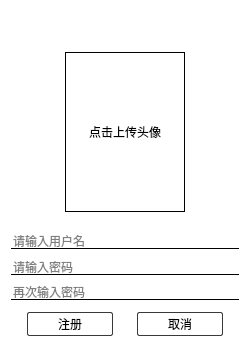
<?xml version="1.0" encoding="UTF-8"?>
<ui version="4.0">
 <class>CRegisterWnd</class>
 <widget class="QWidget" name="CRegisterWnd">
  <property name="geometry">
   <rect>
    <x>0</x>
    <y>0</y>
    <width>250</width>
    <height>344</height>
   </rect>
  </property>
  <property name="windowTitle">
   <string>注册</string>
  </property>
  <property name="styleSheet">
   <string notr="true">#CRegisterWnd,
#widget_image
{
    background: #FFFFFF;
}

#label_image
{
    border : 1px solid #000000;
}

#label_separation1,
#label_separation2,
#label_separation3
{
    border : 1px solid #000000;
}

#lineEdit_userName,
#lineEdit_userPwd,
#lineEdit_userPwdConfirm
{
    border: null;
}

#pushButton_cancle,
#pushButton_register
{
    opacity: 0.2;
    border: 1px solid #38393C;
    border-radius: 2px;
}</string>
  </property>
  <layout class="QVBoxLayout" name="verticalLayout">
   <property name="spacing">
    <number>0</number>
   </property>
   <property name="topMargin">
    <number>0</number>
   </property>
   <property name="bottomMargin">
    <number>8</number>
   </property>
   <item>
    <widget class="QWidget" name="widget_title" native="true">
     <property name="minimumSize">
      <size>
       <width>0</width>
       <height>32</height>
      </size>
     </property>
     <property name="maximumSize">
      <size>
       <width>16777215</width>
       <height>32</height>
      </size>
     </property>
    </widget>
   </item>
   <item>
    <widget class="QWidget" name="widget_body" native="true">
     <property name="minimumSize">
      <size>
       <width>0</width>
       <height>280</height>
      </size>
     </property>
     <layout class="QVBoxLayout" name="verticalLayout_2">
      <property name="spacing">
       <number>0</number>
      </property>
      <property name="leftMargin">
       <number>0</number>
      </property>
      <property name="topMargin">
       <number>0</number>
      </property>
      <property name="rightMargin">
       <number>0</number>
      </property>
      <property name="bottomMargin">
       <number>0</number>
      </property>
      <item>
       <widget class="QWidget" name="widget_image" native="true">
        <layout class="QGridLayout" name="gridLayout">
         <property name="leftMargin">
          <number>0</number>
         </property>
         <property name="topMargin">
          <number>0</number>
         </property>
         <property name="rightMargin">
          <number>0</number>
         </property>
         <property name="bottomMargin">
          <number>0</number>
         </property>
         <property name="spacing">
          <number>0</number>
         </property>
         <item row="1" column="2">
          <spacer name="horizontalSpacer">
           <property name="orientation">
            <enum>Qt::Horizontal</enum>
           </property>
           <property name="sizeHint" stdset="0">
            <size>
             <width>62</width>
             <height>20</height>
            </size>
           </property>
          </spacer>
         </item>
         <item row="2" column="1">
          <spacer name="verticalSpacer">
           <property name="orientation">
            <enum>Qt::Vertical</enum>
           </property>
           <property name="sizeType">
            <enum>QSizePolicy::Maximum</enum>
           </property>
           <property name="sizeHint" stdset="0">
            <size>
             <width>20</width>
             <height>16</height>
            </size>
           </property>
          </spacer>
         </item>
         <item row="0" column="1">
          <spacer name="verticalSpacer_2">
           <property name="orientation">
            <enum>Qt::Vertical</enum>
           </property>
           <property name="sizeType">
            <enum>QSizePolicy::Maximum</enum>
           </property>
           <property name="sizeHint" stdset="0">
            <size>
             <width>20</width>
             <height>16</height>
            </size>
           </property>
          </spacer>
         </item>
         <item row="1" column="0">
          <spacer name="horizontalSpacer_2">
           <property name="orientation">
            <enum>Qt::Horizontal</enum>
           </property>
           <property name="sizeHint" stdset="0">
            <size>
             <width>62</width>
             <height>20</height>
            </size>
           </property>
          </spacer>
         </item>
         <item row="1" column="1">
          <widget class="QLabel" name="label_image">
           <property name="minimumSize">
            <size>
             <width>120</width>
             <height>160</height>
            </size>
           </property>
           <property name="maximumSize">
            <size>
             <width>120</width>
             <height>160</height>
            </size>
           </property>
           <property name="text">
            <string>点击上传头像</string>
           </property>
           <property name="scaledContents">
            <bool>true</bool>
           </property>
           <property name="alignment">
            <set>Qt::AlignCenter</set>
           </property>
          </widget>
         </item>
        </layout>
       </widget>
      </item>
      <item>
       <widget class="QLineEdit" name="lineEdit_userName">
        <property name="placeholderText">
         <string>请输入用户名</string>
        </property>
       </widget>
      </item>
      <item>
       <widget class="QLabel" name="label_separation1">
        <property name="maximumSize">
         <size>
          <width>16777215</width>
          <height>1</height>
         </size>
        </property>
        <property name="text">
         <string/>
        </property>
       </widget>
      </item>
      <item>
       <spacer name="verticalSpacer_3">
        <property name="orientation">
         <enum>Qt::Vertical</enum>
        </property>
        <property name="sizeType">
         <enum>QSizePolicy::Minimum</enum>
        </property>
        <property name="sizeHint" stdset="0">
         <size>
          <width>20</width>
          <height>9</height>
         </size>
        </property>
       </spacer>
      </item>
      <item>
       <widget class="QLineEdit" name="lineEdit_userPwd">
        <property name="echoMode">
         <enum>QLineEdit::Password</enum>
        </property>
        <property name="placeholderText">
         <string>请输入密码</string>
        </property>
       </widget>
      </item>
      <item>
       <widget class="QLabel" name="label_separation2">
        <property name="maximumSize">
         <size>
          <width>16777215</width>
          <height>1</height>
         </size>
        </property>
        <property name="text">
         <string/>
        </property>
       </widget>
      </item>
      <item>
       <spacer name="verticalSpacer_4">
        <property name="orientation">
         <enum>Qt::Vertical</enum>
        </property>
        <property name="sizeType">
         <enum>QSizePolicy::Minimum</enum>
        </property>
        <property name="sizeHint" stdset="0">
         <size>
          <width>20</width>
          <height>8</height>
         </size>
        </property>
       </spacer>
      </item>
      <item>
       <widget class="QLineEdit" name="lineEdit_userPwdConfirm">
        <property name="echoMode">
         <enum>QLineEdit::Password</enum>
        </property>
        <property name="placeholderText">
         <string>再次输入密码</string>
        </property>
       </widget>
      </item>
      <item>
       <widget class="QLabel" name="label_separation3">
        <property name="maximumSize">
         <size>
          <width>16777215</width>
          <height>1</height>
         </size>
        </property>
        <property name="text">
         <string/>
        </property>
       </widget>
      </item>
      <item>
       <spacer name="verticalSpacer_5">
        <property name="orientation">
         <enum>Qt::Vertical</enum>
        </property>
        <property name="sizeType">
         <enum>QSizePolicy::Minimum</enum>
        </property>
        <property name="sizeHint" stdset="0">
         <size>
          <width>20</width>
          <height>12</height>
         </size>
        </property>
       </spacer>
      </item>
     </layout>
    </widget>
   </item>
   <item>
    <widget class="QWidget" name="widget_bottom" native="true">
     <property name="minimumSize">
      <size>
       <width>0</width>
       <height>24</height>
      </size>
     </property>
     <property name="maximumSize">
      <size>
       <width>16777215</width>
       <height>24</height>
      </size>
     </property>
     <layout class="QHBoxLayout" name="horizontalLayout">
      <property name="spacing">
       <number>24</number>
      </property>
      <property name="leftMargin">
       <number>16</number>
      </property>
      <property name="topMargin">
       <number>0</number>
      </property>
      <property name="rightMargin">
       <number>16</number>
      </property>
      <property name="bottomMargin">
       <number>0</number>
      </property>
      <item>
       <widget class="QPushButton" name="pushButton_register">
        <property name="sizePolicy">
         <sizepolicy hsizetype="Minimum" vsizetype="Preferred">
          <horstretch>0</horstretch>
          <verstretch>0</verstretch>
         </sizepolicy>
        </property>
        <property name="text">
         <string>注册</string>
        </property>
       </widget>
      </item>
      <item>
       <widget class="QPushButton" name="pushButton_cancle">
        <property name="sizePolicy">
         <sizepolicy hsizetype="Minimum" vsizetype="Preferred">
          <horstretch>0</horstretch>
          <verstretch>0</verstretch>
         </sizepolicy>
        </property>
        <property name="text">
         <string>取消</string>
        </property>
       </widget>
      </item>
     </layout>
    </widget>
   </item>
  </layout>
 </widget>
 <resources/>
 <connections/>
</ui>
